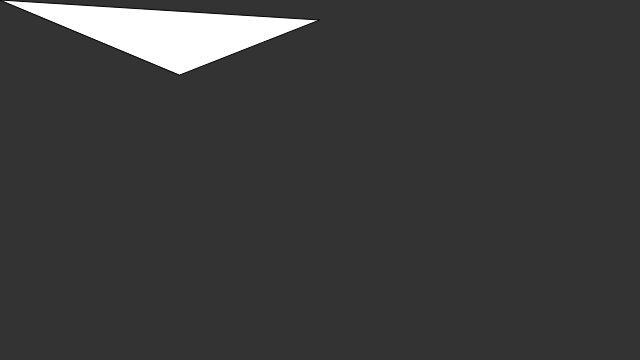
Frame 1 (no input)
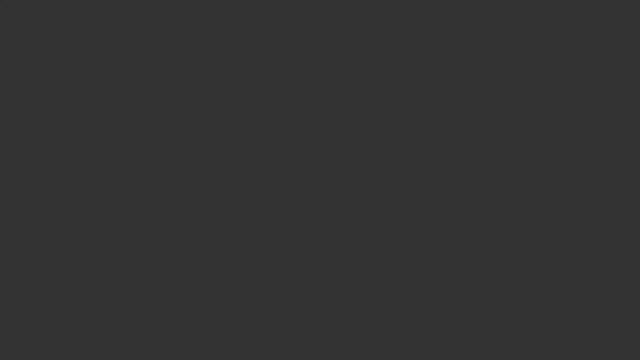
Frame 60 (no input)
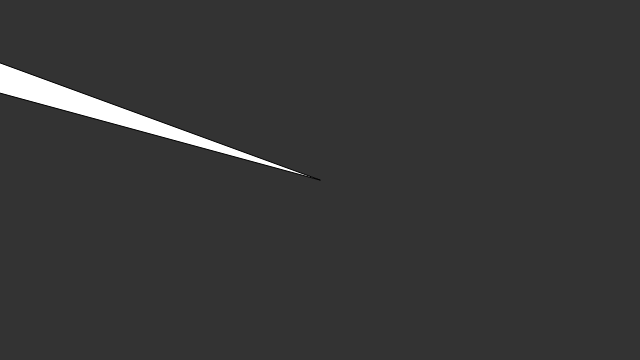
Frame 120 (the mouse pressed at the canvas centre since frame 60)

The p5.js sketch that drew these frames (run headless with seeded random() and noise() and a simulated clock; from frame 60 on, the mouse is pressed at the canvas centre):

// p5.js sketch
// ── sketch.js
// g17939 Oka Ayumi
// https://www.kadenze.com/courses/the-nature-of-code
// http://natureofcode.com/
// Session 1: Walker accelerating towards mouse

var w;

function setup() {
  createCanvas(640, 360);
  // Make a Walker object
  w = new Walker();
}

function draw() {
  background(51);
  // Update and display object
  w.update();
  w.display();
}

function Walker() {

  // Start Walker in center
  this.pos = createVector(width / 2, height/2);
  // Start with 0 velocity
  this.vel = createVector(0, 0);

  this.update = function() {
    // Vector at mouse location
    var mouse = createVector(mouseX, mouseY);
    // Vector pointing from Walker to mouse
    this.acc = p5.Vector.sub(mouse, this.pos);
    // Setting the magnitude of that vector
    this.acc.setMag(0.4);

    // Physics engine algorithm
    this.vel.add(this.acc);
    this.pos.add(this.vel);
  }

  this.display = function() {
    // Draw Walker as circle
    fill(255);
    //ellipse(this.pos.x, this.pos.y, 48, 48);
    triangle(mouseX, mouseY, this.pos.x, 20, this.pos.y, 75);
  }
}
